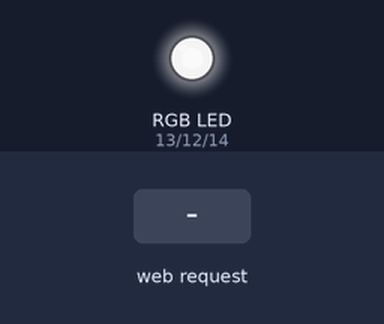
This sketch was run on a simulated ESP8266 (NodeMCU). On the bench: an RGB LED mixed from three pins (HIGH = lit). The inputs (shaded band) are chosen by the test bench. Dim RGB values are drawn brighter than linear; WiFi joins after 1.5 s; servers stay silent unless stated.

Above: at 2.48 s.
2.8 s: HTTP request GET /off received
At 9.8 s:
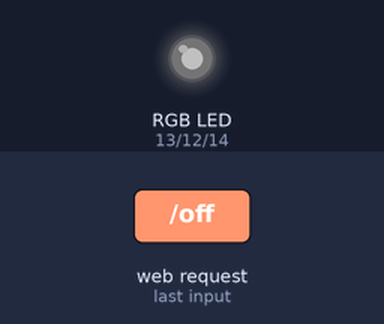
Timing chart, 0 to 11.8 s (numbered marks = the images above; inputs shaded):
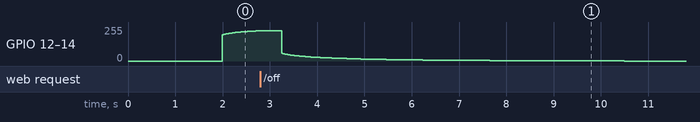

The sketch:

app.ino
```cpp
// (licence header left out)
/* Instructions:

1)  Install homebridge and homebridge-better-http-rgb via npm
2)  Create a config.json in ~/.homebridge/ and paste the following contents in it, modifying as necessary:

{
	"bridge": {
		"name": "Homebridge",
		"username": "CC:22:3D:E3:CE:30",
		"port": 51826,
		"pin": "031-45-154"
	},

	"description": "Jacob's Homebridge",

	"accessories": [{
		"accessory": "HTTP-RGB",
		"name": "Light Strip",
		"service": "Light",

		"switch": {
			"status": "http://192.168.1.10:80/status",
			"powerOn": "http://192.168.1.10:80/on",
			"powerOff": "http://192.168.1.10:80/off"
		},

		"color": {
			"status": "http://192.168.1.10:80/set",
			"url": "http://192.168.1.10:80/set/%s"
		},

		"brightness": {
			"status": "http://192.168.1.10:80/brightness",
			"url": "http://192.168.1.10:80/brightness/%s"
		}
	}],

   "platforms": []

}

3)  Copy the config.json to /var/homebridge/ and start Homebridge.
4)  Modify the WiFi network SSID, password, IP, gateway, subnet mask, and hostname below as necessary (read below - starred).
5)  Adjust offColour, hexColour and transitionMultiplier below to your preference (I would advice leaving them alone until you have everything already working) (read below - starred).
6)  Upload to your NodeMCU, and if you've followed your guide correctly, this should all work beautifully!


NB: To fix a brightness compatibility bug with homebridge-better-http-rgb, follow these instructions:

1)  Stop Homebridge.
2)  Navigate to /usr/local/lib/node_modules/homebridge-better-http-rgb/index.js.
3)  Search for where it says "_setRGB: function(callback)".
4)  Read the next line where it says "var rgb = this._hsvToRgb(this.cache.hue, this.cache.saturation, this.cache.brightness);".
5)  Change "this.cache.brightness" to "100".
6)  Save and close the file.
7)  Restart Homebridge and everything should be working normally.


I followed the guide over at esp8266.com, replacing their code and config.json with mine.
NB: You must register an account with esp8266.com before you can view the circuit diagrams etc.

*/

#include <ESP8266WiFi.h>
#include <cstdlib>

#define redPin 13                                                                                           // Pin D7.
#define greenPin 12                                                                                         // Pin D6.
#define bluePin 14                                                                                          // Pin D5.

WiFiServer server(80);                                                                                      // Starts a WiFi server on port 80.

const char *ssid = "YOUR_ROUTER_SSID";                                                                      // * Input your WiFi network SSID.
const char *password = "YOUR_ROUTER_PASSWORD";                                                              // * Input your WiFi network password.
IPAddress ip(192, 168, 1, 10);                                                                              // * Chose a fixed IP for your NodeMCU (ensure it is the the same as the one in the Homebridge config.json).
IPAddress gateway(192, 168, 1, 1);                                                                          // * Enter your Router's gateway. This should be printed on the back of the router.
IPAddress subnet(255, 255, 255, 0);                                                                         // * Enter the subnet mask for your network.

const String offColour = "000000";                                                                          // * Input the hex colour your light should be when in the "off" state.
String hexColour = "FFFFFF";                                                                                // * Input the hex colour your light should be when you turn it on initially.
String readString;                                                                                          // readString is used to store requests sent to the NodeMCU. This will contain the URL for the request.

float transitionMultiplier = 0.0005;                                                                        // * transitionMultiplier is used to determine the magnitude of the transition delay.
int precisionMultiplier = 10;                                                                               // precisionMultiplier is used to multiply the rgb123 values to avoid stuttering with < 10% brightness.
int brightness = 100;                                                                                       // brightness stores the brightness percentage.
int r1, g1, b1, r2, g2, b2, r3, g3, b3 = 0;                                                                 // rgb1 stores the rgb values for the beginning of a transition, rgb3 stores the rgb values for the end of a transition, and rgb2 stores the values of the currently displayed rgb values / transitionMultiplier. Imagine it like a slider, with rgb1 at the beginning and rgb3 at the end. rgb2 is the track which is incremented by a specific amount (calulated by rgb3 - rgb1) each loop to gradually transition to the final colour of the transition, held by the rgb3 values. rgb1 and rgb3 can be dynamically adjusted so that attempted concurrent transitions will not interfere. For example, a transition from #000000 to #FFFFFF would look like this: rgb1 = 0, rgb3 = 255, rgb2 += 255 until rgb2 * 0.0005 (the transitionMultiplier) == rgb3, at which point the transition is complete.
int state = 1;                                                                                              // state stores the state (on = 1, off = 0) of the light.


void WiFiStart() {                                                                                          // WiFiStart() is a function which sets up your connection to the WiFi network.
  WiFi.begin(ssid, password);                                                                               // Starts the WiFi connection.
  WiFi.config(ip, gateway, subnet);                                                                         // Sets the local IP, router gateway and the subnet mask.
  while (WiFi.status() != WL_CONNECTED) delay(100);                                                         // While the WiFi network isn't connected, this line loops a delay of 100 ms.
  server.begin();

  // Uncomment the code below to print the localIP and macAddress to the serial monitor.
  /*
  Serial.print("\n\n");
  Serial.print("MAC address : ");
  Serial.println(WiFi.macAddress());
  Serial.print("Local IP : ");
  Serial.println(WiFi.localIP());
  Serial.print("\n");
  */
}

void hexToRGB(String hex, int &r, int &g, int &b) {                                                         // hexToRGB() converts a hex string into an rgb value. It takes three int references as parameters, which it then sets to the calculated rgb values.
  long number = (long)strtol(&hex[0], NULL, 16);
  r = number >> 16;
  g = number >> 8 & 0xFF;
  b = number & 0xFF;
}

void setColour(String hex) {                                                                                // setColour() performs various operations to transition the colour of the light to the colour defined by the hex string it takes as a parameter.
  hexToRGB(hex, r3, g3, b3);                                                                                // This line sets rgb3 to the values for the colour of the endpoint of the transtion. If we're sticking with the slider analogy, this sets the end of the slider.
  r1 = r2 * transitionMultiplier;                                                                           // This line sets r1 to the r value which is being displayed at the beginning of the transition. In the slider analogy it sets the beginning of the slider.
  g1 = g2 * transitionMultiplier;                                                                           // This line does the same as above but with the g1 value.
  b1 = b2 * transitionMultiplier;                                                                           // This line does the same as above but with the b1 value.
  r3 *= precisionMultiplier;                                                                                // This multiplies the endpoint r value, r3, by the precisionMultiplier to increase the precision of the calculations.
  g3 *= precisionMultiplier;                                                                                // This line does the same as above but with the g3 value.
  b3 *= precisionMultiplier;                                                                                // This line does the same as above but with the b3 value.
  r3 *= (float)brightness / 100;                                                                            // This multiplies the r3 value by the current brightness level, dividing by 100 to obtain a decimal in the range 0.01 <= x = 1.
  g3 *= (float)brightness / 100;                                                                            // This line does the same as above but with the g3 value.
  b3 *= (float)brightness / 100;                                                                            // This line does the same as above but with the b3 value.
  setRGB();                                                                                                 // This line calls setRGB() to increment the rgb2 values by the difference between rgb3 and rgb1 (rgb3 - rgb1).
  writeRGB();                                                                                               // This line writes the rgb2 values to the pins, causing the light to change colour.
}

void setRGB() {                                                                                             // setRGB() increments the rgb2 values by the difference between rgb3 and rgb1 (rgb3 - rgb1). If you remember the slider analogy, this is what causes the track to move.
  if (r2 * transitionMultiplier != r3) r2 += r3 - r1;                                                       // If r2 multiplied by the transitionMultiplier is not equal to r3, in other words, if the transition is not complete, it increments r2 by the calculated amount. Bear in mind that this amount can be negative, for example, if the light is transitioning from #FFFFFF to #000000.
  if (g2 * transitionMultiplier != g3) g2 += g3 - g1;                                                       // This line does the same as above but with the g values.
  if (b2 * transitionMultiplier != b3) b2 += b3 - b1;                                                       // This line does the same as above but with the b values.
}

void writeRGB() {                                                                                           // writeRGB() writes the rgb2 values to the pins using analogWrite(). This is what causes the light to actually physically change colour.
  analogWrite(redPin, map(r2 * transitionMultiplier, 0, 255 * precisionMultiplier, 0, 1023));               // This line maps the colour to be displayed (r2 * transitionMultiplier) from the range 0 <= x <= 255 to 0 <= x <= 1023, which is the 10-bit range of the pin.
  analogWrite(greenPin, map(g2 * transitionMultiplier, 0, 255 * precisionMultiplier, 0, 1023));             // This line does the same as above but with the g2 value.
  analogWrite(bluePin, map(b2 * transitionMultiplier, 0, 255 * precisionMultiplier, 0, 1023));              // This line does the same as above but with the b2 value.
}


void setup() {                                                                                              // setup() is called when the NodeMCU is initially powered on. This is where one would usually perform operations which are required for the program to function as expected.
  Serial.begin(115200);                                                                                     // Serial.begin(115200) sets the baud rate for data transmittion via the serial pins to 115200.
  WiFi.hostname("Light-Strip");                                                                             // * Input what you would like the hostname of the NodeMCU to be, as seen by the router.
  WiFi.mode(WIFI_STA);                                                                                      // Sets the WiFi mode to station (rather than Access Point).
  WiFiStart();                                                                                              // Calls WiFiStart() to setup and start the WiFi network connection and server.
  setColour(hexColour);                                                                                     // Calls setColour() to set the colour to the initial colour, defined by the hexString.
}

void loop() {                                                                                               // loop() is called continuously while the NodeMCU is powered on and operational. This is the function where one would place any operations which would be ran continuously, for example, checking for network requests from other devices.
  if (state == 1) setColour(hexColour);                                                                     // If the light is on (state = 1), set the colour to the hexColour. Note that this is called continuously, so when you want to start a transition to a new colour you simply update the hexColour string.
  else setColour(offColour);                                                                                // If the light is off (state = 0), set the colour to the offColour.

  WiFiClient client = server.available();                                                                   // server.available() gets a client that is connected to the server which is being hosted by the NodeMCU and has data available for reading. This client is then saved to the variable client.
  if (!client) return;                                                                                      // If there is no client available (i.e. no network requests have been made), return.
  while (client.connected() && !client.available()) delay(1);                                               // While the client is connected but there are no bytes of data available for reading, delay for 1 ms.
  if (client) while (client.connected()) if (client.available()) {                                          // If the client still exists, while the client is connceted, if the client has bytes of data available for reading...

    char c = client.read();                                                                                 // Read and write the next byte of the data recieved from the client, assigning it the reference "c".
    if (readString.length() < 100) readString += c;                                                         // If the length of readString < 100 (i.e. there's no data in it), add c to it.

    if (c == '\n') {                                                                                        // If c == a newline character...
      client.println("HTTP/1.1 200 OK");                                                                    // Print the HTTP status code to the client.
      client.println("Content-Type: text/html");                                                            // Print the content-type of the requested webpage to the client.
      client.println();

      if (readString.indexOf("on") > 0) state = 1;                                                          // If readString contains the string "on", turn the light on (state = 1).
      if (readString.indexOf("off") > 0) state = 0;                                                         // If readString contains the string "off", turn the light off (state = 0).
      if (readString.indexOf("status") > 0) client.println(state);                                          // If readString contains the string "status", print the state of the light to the client (on/off = 1/0).
      if (readString.indexOf("set") > 0) {                                                                  // If readString contains the string "color" (ew the American spelling!)...
        if (readString.substring(9, 15).indexOf("HTT") == -1) hexColour = (readString.substring(9, 15));    // Create a substring of readString from the 9th to the 15th character. If it contains a hex colour (and so doesn't contain "HTT"), set the hexString to said colour.
        client.println(hexColour);                                                                          // Print hexColour to the client.
      }
      if (readString.indexOf("brightness") > 0) {                                                           // If readString contains the string "brightness"...
        if (readString.substring(16, 19).indexOf("HTT") == -1) {                                            // Create a substring of readString from the 16th to the 19th character. If it contains a brightness percentage (and so doesn't contain "HTT")...
          const String source = readString.substring(16, 19).c_str();                                       // Create a substring of readString from the 16th to the 19th character and assign it the reference "source".
          String target = "";                                                                               // Create an empty string called "target".
          for (char c : source) if ((c >= '0' && c <= '9')) target += c;                                    // For each character in source, if the character is a numeric character append it to target.
          brightness = std::atoi(target.c_str());                                                           // Set the brightness to the numeric value of the target as an integer.
        }
        client.println(brightness);                                                                         // Print brightness to the client.
      }

      delay(1);                                                                                             // Delays for 1 ms.
      while (client.read() >= 0);                                                                           // Read through any remaining bytes of data from the client.
      client.stop();                                                                                        // Stop the connection with the client.
      readString.remove(0);                                                                                 // Reset readString.
    }
  }
}
```
